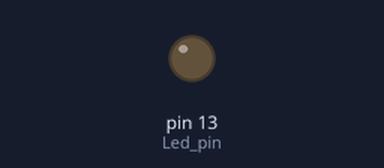
A sketch run on a simulated Arduino Uno, built with avr-gcc and run on an emulated ATmega328P. On the bench: output pins drawn as LEDs (lit = HIGH).

Above: at 1.0 s.
At 7.0 s:
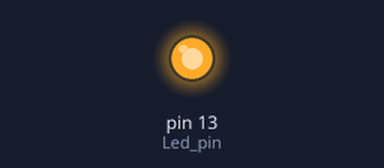
Timing chart, 0 to 9.2 s (numbered marks = the images above):
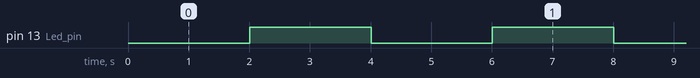

The sketch:

sender.ino
```cpp
#include "SoftwareSerial.h" // Inclui a biblioteca SoftwareSerial

#define intervalo 2000
#define Led_pin 13

// Cria uma serial em software
SoftwareSerial SenderBoard(10,11); // (RX, TX)

unsigned long anteriorMillis = 0;
unsigned long atualMillis = 0;
bool status_led = 0;
String message = "desligar";
unsigned int size_string = message.length();

void setup() {
  // inicia a serial em software com uma taxa de 9600 bit/s
  SenderBoard.begin(1200);

  // configura o pino do botao como entrada com resistor de pullup interno
  pinMode(Led_pin, OUTPUT);
}

void loop() {

  atualMillis=millis();
  if (atualMillis - anteriorMillis >= intervalo)
  {
    // registra novo valor para tempo de referencia
    anteriorMillis = atualMillis;

    status_led=!status_led;
    if (status_led)
    {
      message="ligar";
    }
    else
    {
      message="desligar";
    }

    size_string = message.length();
    uint8_t LSB = lowByte(size_string);
    uint8_t MSB = highByte(size_string);

    SenderBoard.write(LSB); // envia byte baixo
    SenderBoard.write(MSB); // envia byte alto
    delay(5);
    SenderBoard.print(message); // envia todos os caracteres da mensagem via serial, um por um, usando tabela ASC

    digitalWrite(Led_pin, status_led);

  }
}
```

Measured:
- by itself, pin 13 (Led_pin): alternates HIGH for 2.0 s and LOW for 2.0 s
